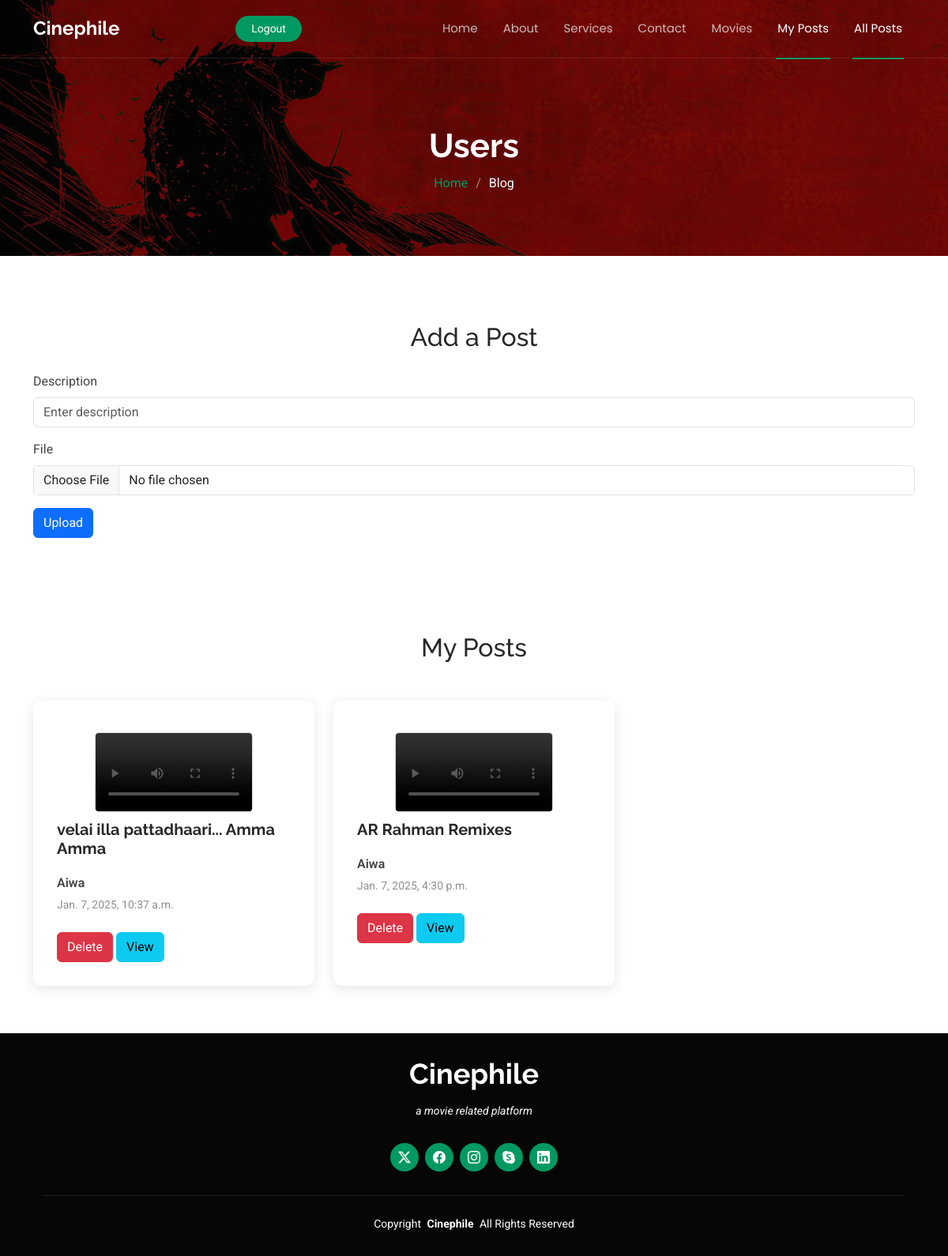
The page /aspirant_posts/ (signed in) on the database its author committed.
### cinephile/models.py (models this page shows, shortened)
class AspirantPosts(models.Model):
    user = models.ForeignKey(User, on_delete=models.CASCADE)
    description = models.TextField()
    file = models.FileField()
    uploaded_at = models.DateTimeField(auto_now_add=True)
    verification = models.BooleanField(default=False)
    def get_file_type(self):
        extension = self.file.name.split('.')[-1].lower()
        if extension in ['jpg', 'jpeg', 'png', 'gif']:
            return 'image'
        elif extension in ['mp4', 'avi', 'mov']:
            return 'video'
        elif extension in ['doc', 'docx', 'pdf', 'xlsx']:
            return 'document'
        return 'other'

class User(AbstractUser):
    USER_ROLES = [
        ('critics', 'Critics'),
        ('aspirant', 'Aspirant'),
        ('agency', 'Agency'),
    ]
    mobile = models.CharField(max_length=15, blank=True, null=True)
    location = models.CharField(max_length=100, blank=True, null=True)
    role = models.CharField(max_length=10, choices=USER_ROLES, blank=True, null=True)
    image = models.ImageField(upload_to='profile_image/', blank=True, null=True)
    verification_status = models.BooleanField(default=False)

### cinephile/views.py (the view, shortened to what this page needs)
# urls.py: path('aspirant_posts/', views.aspirant_posts, name='aspirant_posts'),
@login_required
def aspirant_posts(request):
    posts = AspirantPosts.objects.filter(user=request.user)
    return render(request, 'aspirant_posts.html', {'posts': posts})

### templates/aspirant_posts.html (shortened to what this page needs)
{% load static %}
<!DOCTYPE html>
<html lang="en">
<head>
  <link href="{% static 'assets/vendor/bootstrap/css/bootstrap.min.css' %}" rel="stylesheet">
  <link href="{% static 'assets/vendor/bootstrap-icons/bootstrap-icons.css' %}" rel="stylesheet">
  <link href="{% static 'assets/vendor/aos/aos.css' %}" rel="stylesheet">
  <link href="{% static 'assets/vendor/glightbox/css/glightbox.min.css' %}" rel="stylesheet">
  <link href="{% static 'assets/vendor/swiper/swiper-bundle.min.css' %}" rel="stylesheet">
  <link href="{% static 'assets/css/main.css' %}" rel="stylesheet">
</head>
<body class="blog-page">
  <header id="header" class="header d-flex align-items-center fixed-top">
    <div class="container position-relative d-flex align-items-center justify-content-between">
      <a href="#" class="logo d-flex align-items-center me-auto me-xl-0">
        <h1 class="sitename">Cinephile</h1>
      </a>
      <nav id="navmenu" class="navmenu">
        <ul>
            <li><a href="{% url 'aspirant_index' %}">Home</a></li>
            <li><a href="#about">About</a></li>
            <li><a href="#services">Services</a></li>
            <li><a href="#contact">Contact</a></li>
            <li><a href="{% url 'aspirant_view_movies' %}">Movies</a></li>
            <li><a href="{% url 'aspirant_posts' %}" class="active">My Posts</a></li>
            <li><a href="{% url 'aspirants_all_post' %}" class="active">All Posts</a></li>
      </nav>
      <a class="cta-btn" href="{% url 'logout' %}">Logout</a>
    </div>
  </header>
  <main class="main">
    <div class="page-title dark-background" data-aos="fade" style="background-image: url(../static/assets/img/batman_fanart-wallpaper-2560x1080.jpg);">
      <div class="container position-relative">
        <h1>Users</h1>
        <nav class="breadcrumbs">
          <ol>
            <li><a href="{% url 'aspirant_index' %}">Home</a></li>
            <li class="current">Blog</li>
          </ol>
        </nav>
      </div>
    </div>
    <section id="starter-section" class="starter-section section">
        <div class="container" data-aos="fade-up">
          <h2 class="text-center my-4">Add a Post</h2>
          <form action="{% url 'aspirant_posts' %}" method="post" enctype="multipart/form-data" class="row g-3">
            <div class="col-md-12">
              <label for="description" class="form-label">Description</label>
              <input type="text" class="form-control" id="description" name="description" placeholder="Enter description" required>
            </div>
            <div class="col-md-12">
              <label for="image" class="form-label">File</label>
              <input type="file" class="form-control" id="file" name="file"
                     accept=".jpg,.jpeg,.png,.gif,.mp4,.avi,.mov,.doc,.docx,.pdf,.xlsx" required>
            </div>
            <div class="col-12">
              <button type="submit" class="btn btn-primary" name="action" value="upload">Upload</button>
            </div>
          </form>
        </div>
      </section>
      <section id="blog-posts" class="blog-posts section">
        <div class="container">
          <div class="row gy-4">
            <h2 class="text-center my-4">My Posts</h2>
            {% for post in posts %}
            <div class="col-lg-4">
              <article>
                <div class="post-media">
                    {% if post.file %}
                      {% if post.get_file_type == 'image' %}
                        <img src="{{ post.file.url }}" alt="Uploaded Image" class="img-fluid">
                      {% elif post.get_file_type == 'video' %}
                      <video controls class="video-thumbnail file-thumbnail">
                        <source src="{{ post.file.url }}" type="video/mp4">
                      </video>
                      {% elif post.get_file_type == 'document' %}
                        <a href="{{ post.file.url }}" target="_blank" class="btn btn-primary">Download Document</a>
                      {% else %}
                        <a href="{{ post.file.url }}" target="_blank">View File</a>
                      {% endif %}
                    {% else %}
                      <p data-aos="fade-up">No file uploaded.</p>
                    {% endif %}
                  </div>
                <h2 class="title">
                  <a href="">{{ post.description }}</a>
                </h2>
                <div class="d-flex align-items-center">
                  <div class="post-meta">
                    <p class="post-author">{{ post.user.username }}</p>
                    <p class="post-date">
                      <span>{{post.uploaded_at}}</time>
                    </p><br>
                    <form action="/aspirant_posts/" method="post">
                      <button class="btn btn-danger" type="submit" name="action" value="delete" onclick="return remove()">Delete</button>
                      <button class="btn btn-info" type="submit" name="action" value="view">View</button>
                    </form>
                  </div>
                </div>
              </article>
            </div>
            {% endfor %}
          </div>
        </div>
      </section>
  </main>
  <footer id="footer" class="footer dark-background">
    <div class="container">
      <h3 class="sitename">Cinephile</h3>
      <p>a movie related platform</p>
      <div class="social-links d-flex justify-content-center">
        <a href=""><i class="bi bi-twitter-x"></i></a>
        <a href=""><i class="bi bi-facebook"></i></a>
        <a href=""><i class="bi bi-instagram"></i></a>
        <a href=""><i class="bi bi-skype"></i></a>
        <a href=""><i class="bi bi-linkedin"></i></a>
      </div>
      <div class="container">
        <div class="copyright">
          <span>Copyright</span> <strong class="px-1 sitename">Cinephile</strong> <span>All Rights Reserved</span>
        </div>
      </div>
    </div>
  </footer>
</body>
</html>

### templates/aspirant_posts.html (style rules this page uses)
.post-media { display: flex; flex-direction: column; align-items: center; }
.file-thumbnail { max-width: 200px; max-height: 150px; margin: 10px 0; object-fit: cover; border: 1px solid #ddd; border-radius: 5px; overflow: hidden; }
.video-thumbnail { display: block; }

### rows shown on the page
AspirantPosts: description "velai illa pattadhaari... Amma Amma", user.username "Aiwa", uploaded_at "Jan. 7, 2025, 10:37 a.m."
AspirantPosts: description "AR Rahman Remixes", user.username "Aiwa", uploaded_at "Jan. 7, 2025, 4:30 p.m."
